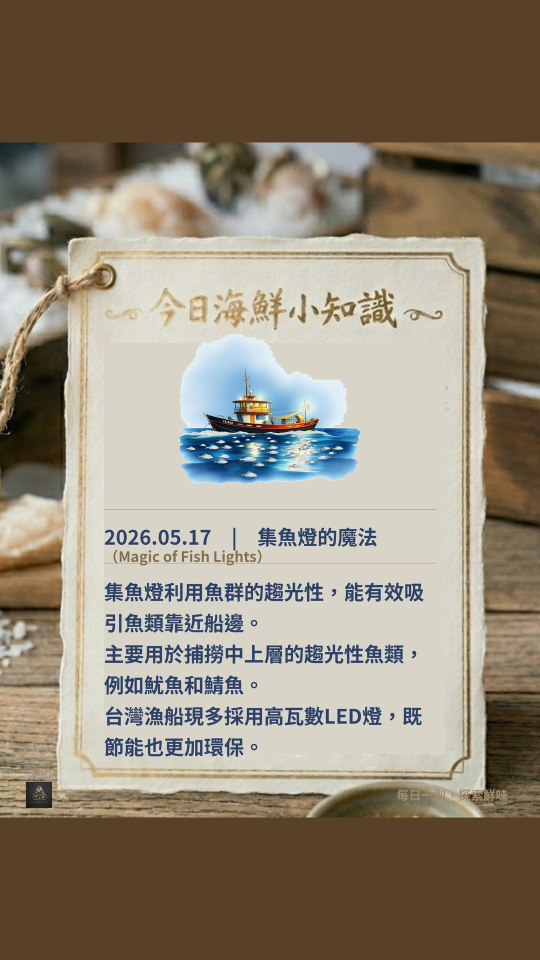
#> input picture instagram/posts/2026-05-17.jpg, 1080 x 1920 px, given in place of Gemini_Generated_Image_uzxp08uzxp08uzxp.png, which was not available (shown at 1/2 size)
$ python create_template.py
#> lines starting #> are read from the running program, lines starting #| are printed output that depends on the picture
#!/usr/bin/env python3
"""一次性執行：建立空白卡片模板（清除原圖可變內容區域）"""

from PIL import Image, ImageDraw
import os

ORIGINAL = '/Users/lien/Downloads/Gemini_Generated_Image_uzxp08uzxp08uzxp.png'
OUTPUT = os.path.join(os.path.dirname(__file__), 'template.png')

img = Image.open(ORIGINAL).convert('RGBA')
W, H = img.size  # 2816 x 1536
#> W = 1080; H = 1920
draw = ImageDraw.Draw(img)

# 卡片紙張底色（暖白，從原圖取樣）
PAPER = (248, 244, 234, 255)

# 清除：海鮮插圖區域（保留上方標題區 y<430）
draw.rectangle([600, 430, 2240, 820], fill=PAPER)

# 清除：日期/標題/內文區域
draw.rectangle([605, 830, 2240, 1280], fill=PAPER)

# 清除：左下角「海洋講堂」logo 區域
draw.rectangle([605, 1220, 1050, 1310], fill=PAPER)

img.save(OUTPUT, 'PNG')
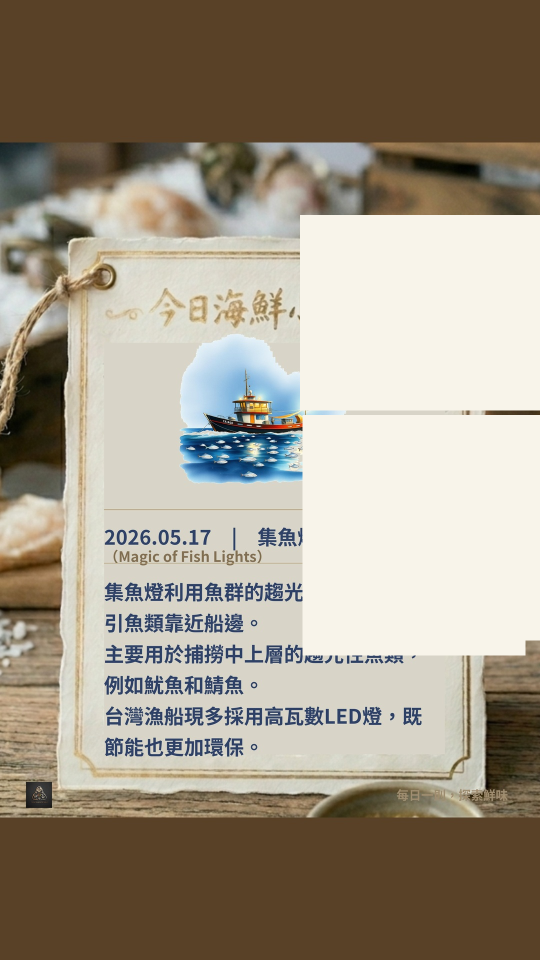
#> saved as template.png: PIL image 1080x1920 RGBA (shown at 1/2 size); mean R, G, B, A 159.8, 149.8, 133.7, 255
print(f"模板已儲存：{OUTPUT}")
print(f"尺寸：{W} x {H}")
#| 尺寸：1080 x 1920

$ run again, on instagram/posts/2026-05-18.jpg
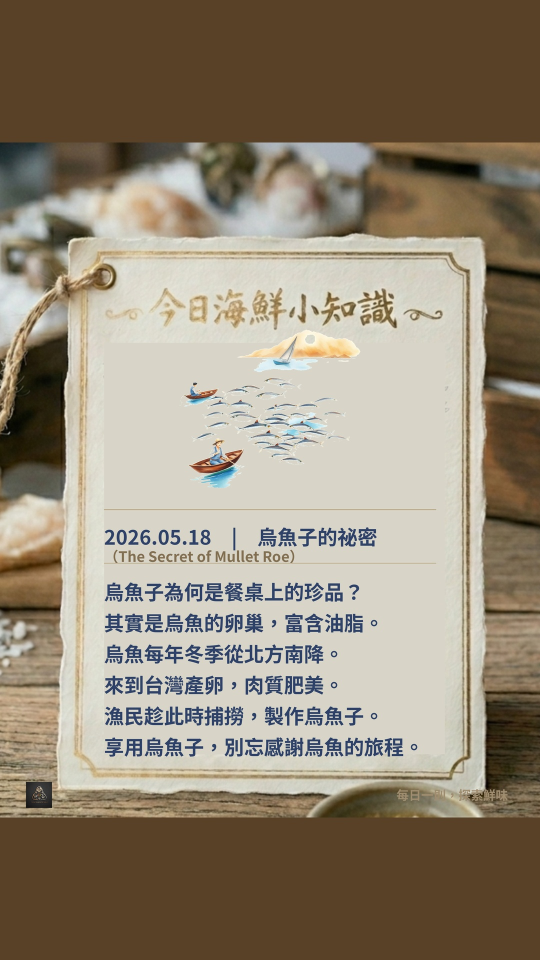
#> input picture instagram/posts/2026-05-18.jpg, 1080 x 1920 px, given in place of Gemini_Generated_Image_uzxp08uzxp08uzxp.png, which was not available (shown at 1/2 size)
#> `img.save(OUTPUT, 'PNG')`:
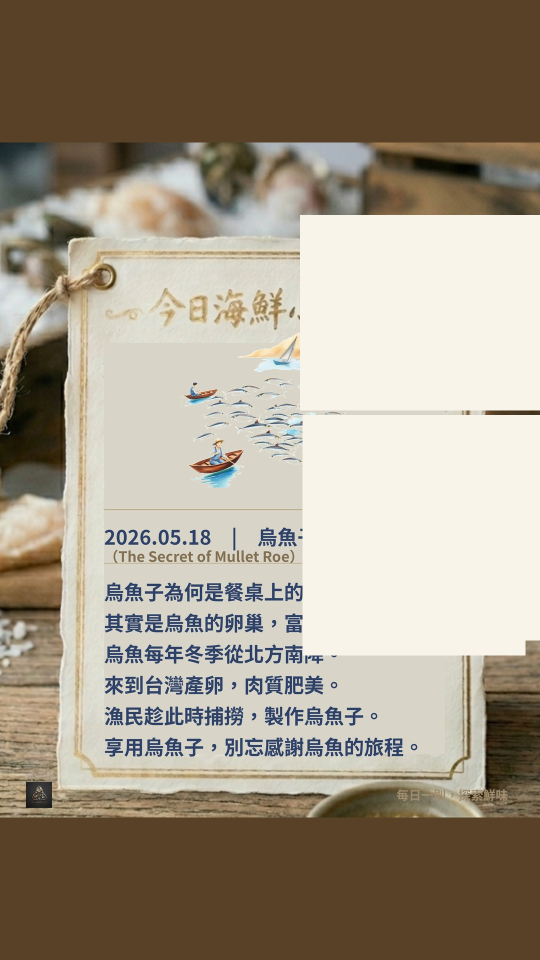
#> saved as template.png: PIL image 1080x1920 RGBA (shown at 1/2 size); mean R, G, B, A 161.5, 150.5, 133.6, 255
#| 尺寸：1080 x 1920
